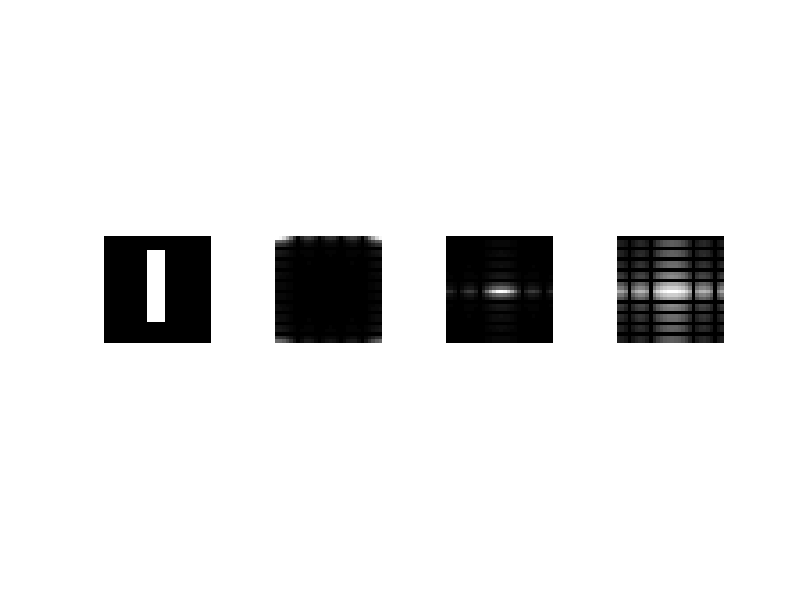

Here is the MATLAB script that generated this plot:
f = zeros(30, 30);
f(5: 24, 13: 17) = 1;

figure(1)
subplot(1, 4, 1)
imshow(f, 'InitialMagnification', 'fit');

F = fft2(f);
F2 = abs(F);
subplot(1, 4, 2)
imshow(F2, [], 'InitialMagnification', 'fit');

F2 = fftshift(F);
F2 = abs(F2);
subplot(1, 4, 3)
imshow(F2, [])

F2 = log(1 + F2);
subplot(1, 4, 4)
imshow(F2, [])
